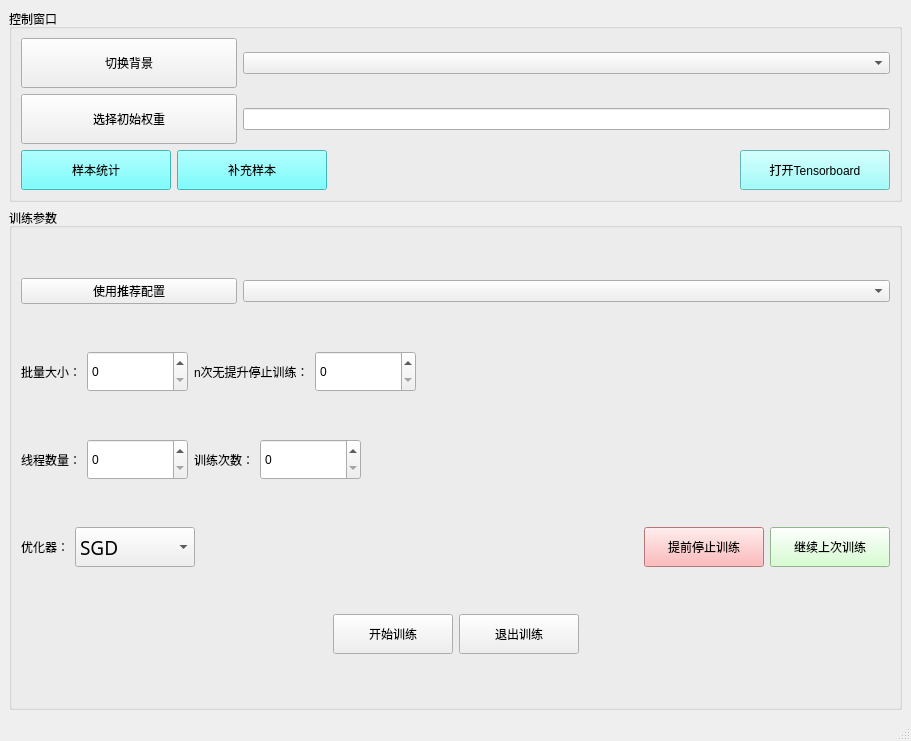
<?xml version="1.0" encoding="UTF-8"?>
<ui version="4.0">
 <class>MainWindow</class>
 <widget class="QMainWindow" name="MainWindow">
  <property name="geometry">
   <rect>
    <x>0</x>
    <y>0</y>
    <width>911</width>
    <height>741</height>
   </rect>
  </property>
  <property name="windowTitle">
   <string>训练界面</string>
  </property>
  <widget class="QWidget" name="centralwidget">
   <layout class="QVBoxLayout" name="verticalLayout" stretch="1,3">
    <item>
     <widget class="QGroupBox" name="groupBox_2">
      <property name="styleSheet">
       <string notr="true">font: 10pt &quot;新宋体&quot;;</string>
      </property>
      <property name="title">
       <string>控制窗口</string>
      </property>
      <layout class="QVBoxLayout" name="verticalLayout_4" stretch="1,1,1">
       <property name="sizeConstraint">
        <enum>QLayout::SetDefaultConstraint</enum>
       </property>
       <item>
        <layout class="QHBoxLayout" name="horizontalLayout_9" stretch="1,3">
         <item>
          <widget class="QPushButton" name="QpushButton_background">
           <property name="minimumSize">
            <size>
             <width>100</width>
             <height>50</height>
            </size>
           </property>
           <property name="styleSheet">
            <string notr="true">font: 14pt &quot;新宋体&quot;;</string>
           </property>
           <property name="text">
            <string>切换背景</string>
           </property>
          </widget>
         </item>
         <item>
          <widget class="QComboBox" name="QComboBox_background">
           <property name="styleSheet">
            <string notr="true">font: 14pt &quot;新宋体&quot;;</string>
           </property>
          </widget>
         </item>
        </layout>
       </item>
       <item>
        <layout class="QHBoxLayout" name="horizontalLayout_10" stretch="1,3">
         <item>
          <widget class="QPushButton" name="QPushButton_weight">
           <property name="minimumSize">
            <size>
             <width>100</width>
             <height>50</height>
            </size>
           </property>
           <property name="styleSheet">
            <string notr="true">font: 14pt &quot;新宋体&quot;;</string>
           </property>
           <property name="text">
            <string>选择初始权重</string>
           </property>
          </widget>
         </item>
         <item>
          <widget class="QLineEdit" name="lineEdit_weight">
           <property name="styleSheet">
            <string notr="true">font: 14pt &quot;新宋体&quot;;</string>
           </property>
          </widget>
         </item>
        </layout>
       </item>
       <item>
        <layout class="QHBoxLayout" name="horizontalLayout_11" stretch="1,0,0,0">
         <item>
          <widget class="QPushButton" name="QPushButton_data">
           <property name="minimumSize">
            <size>
             <width>150</width>
             <height>40</height>
            </size>
           </property>
           <property name="maximumSize">
            <size>
             <width>150</width>
             <height>40</height>
            </size>
           </property>
           <property name="styleSheet">
            <string notr="true">font: 14pt &quot;新宋体&quot;;
background:rgb(85, 255, 255)</string>
           </property>
           <property name="text">
            <string>样本统计</string>
           </property>
          </widget>
         </item>
         <item>
          <widget class="QPushButton" name="QPushButton_data_supply">
           <property name="minimumSize">
            <size>
             <width>150</width>
             <height>40</height>
            </size>
           </property>
           <property name="maximumSize">
            <size>
             <width>150</width>
             <height>40</height>
            </size>
           </property>
           <property name="styleSheet">
            <string notr="true">font: 14pt &quot;新宋体&quot;;
background:rgb(85, 255, 255)</string>
           </property>
           <property name="text">
            <string>补充样本</string>
           </property>
          </widget>
         </item>
         <item>
          <spacer name="horizontalSpacer_12">
           <property name="orientation">
            <enum>Qt::Horizontal</enum>
           </property>
           <property name="sizeHint" stdset="0">
            <size>
             <width>40</width>
             <height>20</height>
            </size>
           </property>
          </spacer>
         </item>
         <item>
          <widget class="QPushButton" name="QPushButton_opentensorboard">
           <property name="minimumSize">
            <size>
             <width>150</width>
             <height>40</height>
            </size>
           </property>
           <property name="styleSheet">
            <string notr="true">font: 14pt &quot;新宋体&quot;;
background:rgb(133, 255, 251)</string>
           </property>
           <property name="text">
            <string>打开Tensorboard</string>
           </property>
          </widget>
         </item>
        </layout>
       </item>
      </layout>
     </widget>
    </item>
    <item>
     <widget class="QGroupBox" name="groupBox">
      <property name="styleSheet">
       <string notr="true">font: 10pt &quot;新宋体&quot;;
</string>
      </property>
      <property name="title">
       <string>训练参数</string>
      </property>
      <layout class="QVBoxLayout" name="verticalLayout_5">
       <item>
        <layout class="QHBoxLayout" name="horizontalLayout_12" stretch="1,3">
         <item>
          <widget class="QPushButton" name="pushButton_suggest">
           <property name="styleSheet">
            <string notr="true">font: 14pt &quot;新宋体&quot;;</string>
           </property>
           <property name="text">
            <string>使用推荐配置</string>
           </property>
          </widget>
         </item>
         <item>
          <widget class="QComboBox" name="QComboBox_suggest">
           <property name="styleSheet">
            <string notr="true">font: 14pt &quot;新宋体&quot;;</string>
           </property>
          </widget>
         </item>
        </layout>
       </item>
       <item>
        <layout class="QHBoxLayout" name="horizontalLayout_13" stretch="0,0,0,0,0">
         <item>
          <widget class="QLabel" name="label_5">
           <property name="styleSheet">
            <string notr="true">font: 14pt &quot;Agency FB&quot;;</string>
           </property>
           <property name="text">
            <string>批量大小：</string>
           </property>
          </widget>
         </item>
         <item>
          <widget class="QSpinBox" name="spinBox_batch_size">
           <property name="minimumSize">
            <size>
             <width>101</width>
             <height>41</height>
            </size>
           </property>
           <property name="styleSheet">
            <string notr="true">
font: 14pt &quot;新宋体&quot;;</string>
           </property>
          </widget>
         </item>
         <item>
          <widget class="QLabel" name="label_7">
           <property name="styleSheet">
            <string notr="true">font: 14pt &quot;新宋体&quot;;</string>
           </property>
           <property name="text">
            <string>n次无提升停止训练：</string>
           </property>
          </widget>
         </item>
         <item>
          <widget class="QSpinBox" name="spinBox_patience">
           <property name="minimumSize">
            <size>
             <width>101</width>
             <height>41</height>
            </size>
           </property>
           <property name="styleSheet">
            <string notr="true">font: 14pt &quot;新宋体&quot;;</string>
           </property>
          </widget>
         </item>
         <item>
          <spacer name="horizontalSpacer_3">
           <property name="orientation">
            <enum>Qt::Horizontal</enum>
           </property>
           <property name="sizeHint" stdset="0">
            <size>
             <width>40</width>
             <height>20</height>
            </size>
           </property>
          </spacer>
         </item>
        </layout>
       </item>
       <item>
        <layout class="QHBoxLayout" name="horizontalLayout_14">
         <item>
          <widget class="QLabel" name="label_8">
           <property name="styleSheet">
            <string notr="true">font: 14pt &quot;Agency FB&quot;;</string>
           </property>
           <property name="text">
            <string>线程数量：</string>
           </property>
          </widget>
         </item>
         <item>
          <widget class="QSpinBox" name="spinBox_worker">
           <property name="minimumSize">
            <size>
             <width>101</width>
             <height>41</height>
            </size>
           </property>
           <property name="styleSheet">
            <string notr="true">font: 14pt &quot;新宋体&quot;;</string>
           </property>
          </widget>
         </item>
         <item>
          <widget class="QLabel" name="label_9">
           <property name="styleSheet">
            <string notr="true">font: 14pt &quot;Agency FB&quot;;</string>
           </property>
           <property name="text">
            <string>训练次数：</string>
           </property>
          </widget>
         </item>
         <item>
          <widget class="QSpinBox" name="spinBox_epoch">
           <property name="minimumSize">
            <size>
             <width>101</width>
             <height>41</height>
            </size>
           </property>
           <property name="styleSheet">
            <string notr="true">font: 14pt &quot;新宋体&quot;;</string>
           </property>
          </widget>
         </item>
         <item>
          <spacer name="horizontalSpacer_7">
           <property name="orientation">
            <enum>Qt::Horizontal</enum>
           </property>
           <property name="sizeHint" stdset="0">
            <size>
             <width>40</width>
             <height>20</height>
            </size>
           </property>
          </spacer>
         </item>
        </layout>
       </item>
       <item>
        <layout class="QHBoxLayout" name="horizontalLayout_15">
         <item>
          <widget class="QLabel" name="label_11">
           <property name="styleSheet">
            <string notr="true">font: 14pt &quot;Agency FB&quot;;</string>
           </property>
           <property name="text">
            <string>优化器：</string>
           </property>
          </widget>
         </item>
         <item>
          <widget class="QComboBox" name="QComboBox_optimize">
           <property name="minimumSize">
            <size>
             <width>120</width>
             <height>40</height>
            </size>
           </property>
           <property name="font">
            <font>
             <family>新宋体</family>
             <pointsize>14</pointsize>
             <weight>50</weight>
             <italic>false</italic>
             <bold>false</bold>
            </font>
           </property>
           <property name="styleSheet">
            <string notr="true">font: 14pt &quot;新宋体&quot;;</string>
           </property>
           <property name="iconSize">
            <size>
             <width>50</width>
             <height>20</height>
            </size>
           </property>
           <item>
            <property name="text">
             <string>SGD</string>
            </property>
           </item>
           <item>
            <property name="text">
             <string>Adam</string>
            </property>
           </item>
           <item>
            <property name="text">
             <string>Adamw</string>
            </property>
           </item>
          </widget>
         </item>
         <item>
          <spacer name="horizontalSpacer_8">
           <property name="orientation">
            <enum>Qt::Horizontal</enum>
           </property>
           <property name="sizeHint" stdset="0">
            <size>
             <width>40</width>
             <height>20</height>
            </size>
           </property>
          </spacer>
         </item>
         <item>
          <spacer name="horizontalSpacer_9">
           <property name="orientation">
            <enum>Qt::Horizontal</enum>
           </property>
           <property name="sizeHint" stdset="0">
            <size>
             <width>40</width>
             <height>20</height>
            </size>
           </property>
          </spacer>
         </item>
         <item>
          <widget class="QPushButton" name="pushButton_stop">
           <property name="minimumSize">
            <size>
             <width>120</width>
             <height>40</height>
            </size>
           </property>
           <property name="styleSheet">
            <string notr="true">background:rgb(255, 165, 166);
font: 14pt &quot;新宋体&quot;;</string>
           </property>
           <property name="text">
            <string>提前停止训练</string>
           </property>
          </widget>
         </item>
         <item>
          <widget class="QPushButton" name="pushButton_continue">
           <property name="minimumSize">
            <size>
             <width>120</width>
             <height>40</height>
            </size>
           </property>
           <property name="styleSheet">
            <string notr="true">background:rgb(203, 255, 197);font: 14pt &quot;新宋体&quot;;</string>
           </property>
           <property name="text">
            <string>继续上次训练</string>
           </property>
          </widget>
         </item>
        </layout>
       </item>
       <item>
        <layout class="QHBoxLayout" name="horizontalLayout_16">
         <item>
          <spacer name="horizontalSpacer_10">
           <property name="orientation">
            <enum>Qt::Horizontal</enum>
           </property>
           <property name="sizeHint" stdset="0">
            <size>
             <width>40</width>
             <height>20</height>
            </size>
           </property>
          </spacer>
         </item>
         <item>
          <widget class="QPushButton" name="pushButton_start">
           <property name="minimumSize">
            <size>
             <width>120</width>
             <height>40</height>
            </size>
           </property>
           <property name="styleSheet">
            <string notr="true">font: 14pt &quot;新宋体&quot;;</string>
           </property>
           <property name="text">
            <string>开始训练</string>
           </property>
           <property name="iconSize">
            <size>
             <width>50</width>
             <height>50</height>
            </size>
           </property>
          </widget>
         </item>
         <item>
          <widget class="QPushButton" name="pushButton_final">
           <property name="minimumSize">
            <size>
             <width>120</width>
             <height>40</height>
            </size>
           </property>
           <property name="styleSheet">
            <string notr="true">font: 14pt &quot;新宋体&quot;;</string>
           </property>
           <property name="text">
            <string>退出训练</string>
           </property>
          </widget>
         </item>
         <item>
          <spacer name="horizontalSpacer_11">
           <property name="orientation">
            <enum>Qt::Horizontal</enum>
           </property>
           <property name="sizeHint" stdset="0">
            <size>
             <width>40</width>
             <height>20</height>
            </size>
           </property>
          </spacer>
         </item>
        </layout>
       </item>
      </layout>
     </widget>
    </item>
   </layout>
  </widget>
  <widget class="QMenuBar" name="menubar">
   <property name="geometry">
    <rect>
     <x>0</x>
     <y>0</y>
     <width>911</width>
     <height>26</height>
    </rect>
   </property>
  </widget>
  <widget class="QStatusBar" name="statusbar"/>
 </widget>
 <resources/>
 <connections/>
</ui>
